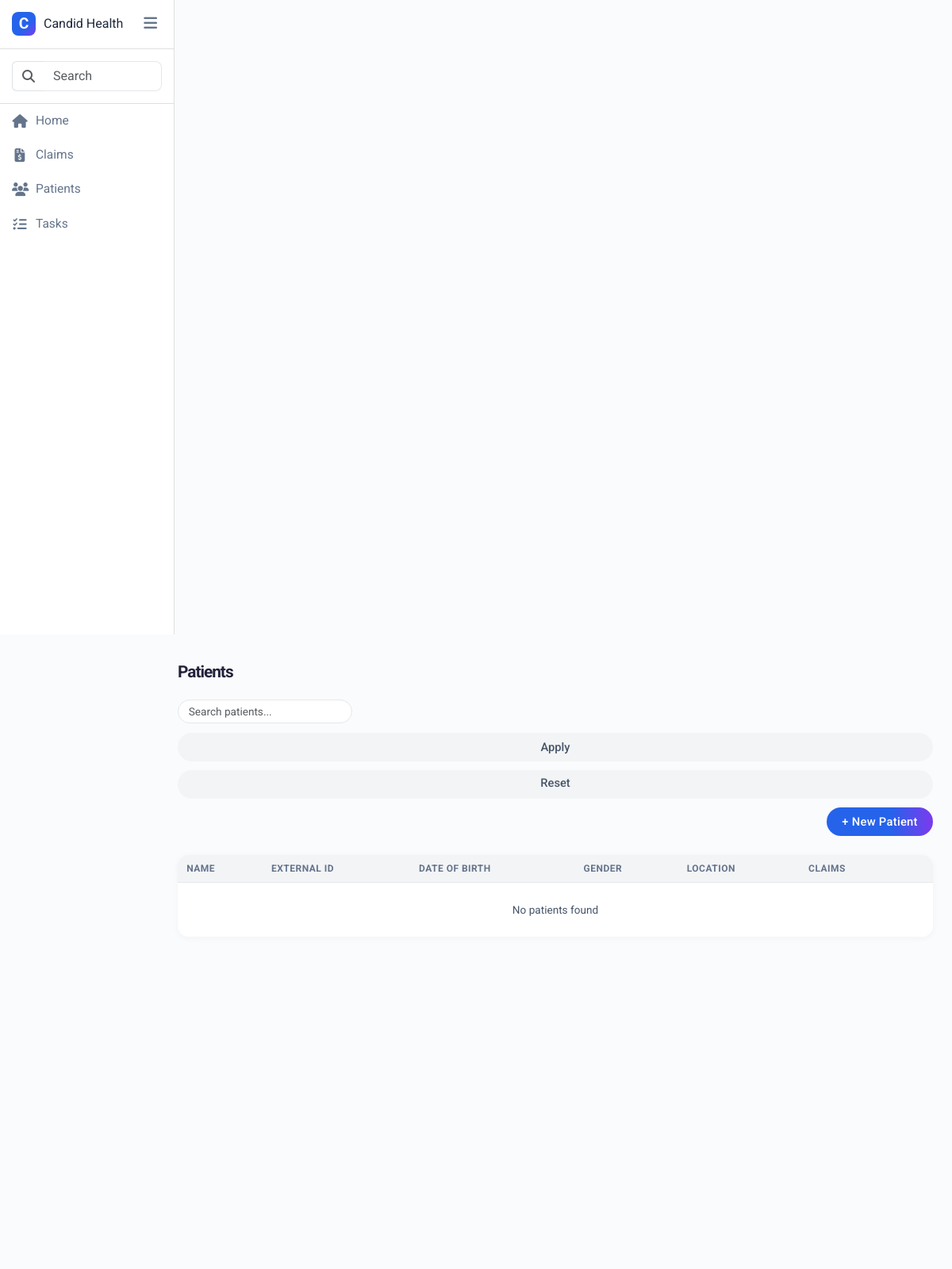
The app's page /patients/, older data.
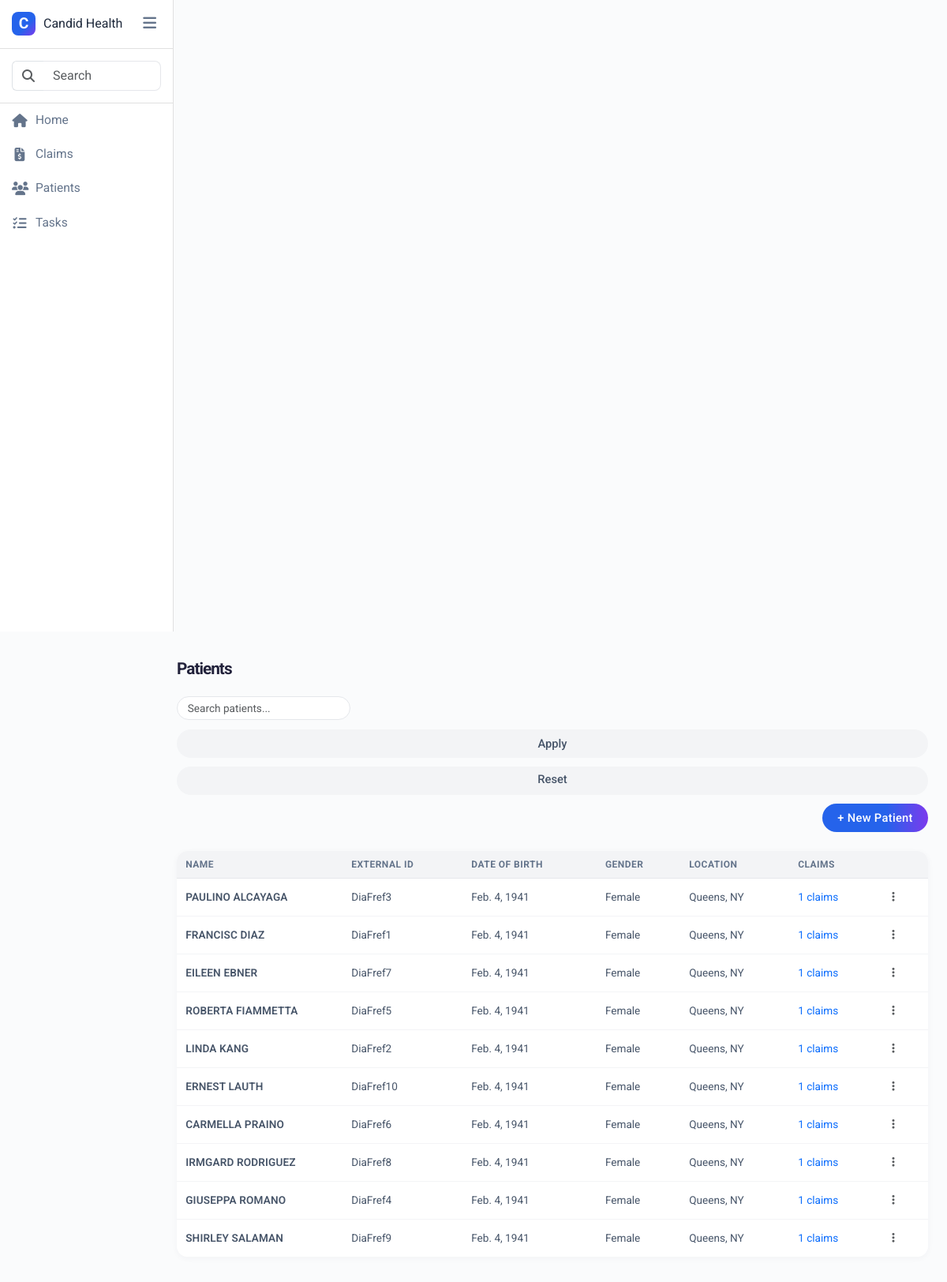
The same page, newer data.
### main/models.py (models this page shows, shortened)
class Patient(models.Model):
    first_name = models.CharField(max_length=100)
    last_name = models.CharField(max_length=100)
    address_1 = models.CharField(max_length=255)
    address_2 = models.CharField(max_length=255, blank=True)
    city = models.CharField(max_length=100)
    state = models.CharField(max_length=2)
    zip_code = models.CharField(max_length=10)
    zip_plus_4 = models.CharField(max_length=4, blank=True)
    date_of_birth = models.DateField()
    gender = models.CharField(max_length=10)
    external_patient_id = models.CharField(max_length=100, unique=True, editable=False)

### main/views.py (the view)
# urls.py: path('patients/', views.patients, name='patients'),
def patients(request):
    logger.info("Processing patients view")
    patients = Patient.objects.annotate(
        claim_count=Count('claim')
    ).order_by('last_name', 'first_name')
    logger.info(f"Found {patients.count()} patients")
    return render(request, 'main/patients.html', {'patients': patients})

### main/templates/main/patients.html (shortened to what this page needs)
{% extends 'main/base.html' %}
{% block content %}
<div class="container-fluid px-0">
    <div class="patients-title">Patients</div>
    <form method="get" class="patients-filterbar mb-4">
        <input type="search" class="form-control" name="search" placeholder="Search patients...">
        <button type="submit" class="btn">Apply</button>
        <a href="?" class="btn">Reset</a>
        <button class="btn btn-primary ms-auto" style="background: linear-gradient(90deg, #2563eb 60%, #7c3aed 100%); color: #fff;">+ New Patient</button>
    </form>
    <div class="table-responsive patients-table">
        <table class="table mb-0">
            <thead>
                <tr>
                    <th>Name</th>
                    <th>External ID</th>
                    <th>Date of Birth</th>
                    <th>Gender</th>
                    <th>Location</th>
                    <th>Claims</th>
                    <th></th>
                </tr>
            </thead>
            <tbody>
                {% for patient in patients %}
                <tr>
                    <td>
                        <a href="{% url 'main:patient_detail' patient.external_patient_id %}" class="text-decoration-none" style="font-weight:600; letter-spacing:0.01em; color:#475569;">
                            {{ patient.first_name }} {{ patient.last_name }}
                        </a>
                    </td>
                    <td>{{ patient.external_patient_id }}</td>
                    <td>{{ patient.date_of_birth }}</td>
                    <td>{{ patient.gender }}</td>
                    <td>{{ patient.city }}, {{ patient.state }}</td>
                    <td>
                        <a href="#" class="text-decoration-none">
                            {{ patient.claim_count }} claims
                        </a>
                    </td>
                    <td>
                        <div class="dropdown">
                            <button class="btn btn-sm btn-link text-muted" data-bs-toggle="dropdown">
                                <i class="fas fa-ellipsis-v"></i>
                            </button>
                        </div>
                    </td>
                </tr>
                {% empty %}
                <tr>
                    <td colspan="7" class="text-center py-4">
                        <p class="mb-0">No patients found</p>
                    </td>
                </tr>
                {% endfor %}
            </tbody>
        </table>
    </div>
</div>
{% endblock %}

### main/templates/main/base.html (shortened to what this page needs)
<!DOCTYPE html>
<html lang="en">
<head>
    <link href="https://cdn.jsdelivr.net/npm/bootstrap@5.3.0-alpha1/dist/css/bootstrap.min.css" rel="stylesheet">
    <link rel="stylesheet" href="https://cdnjs.cloudflare.com/ajax/libs/font-awesome/6.4.0/css/all.min.css">
</head>
<body>
    <div class="container-fluid">
        <div class="row">
            <div class="col-auto col-md-3 col-lg-2 px-0 sidebar" id="sidebar">
                <div class="logo">
                    <div class="logo-icon">C</div>
                    <div>Candid Health</div>
                    <button class="sidebar-toggle-btn ms-auto" id="sidebarToggle" title="Toggle sidebar">
                        <i class="fas fa-bars"></i>
                    </button>
                </div>
                <div class="search-container">
                    <div class="input-group">
                        <span class="input-group-text bg-white border-end-0">
                            <i class="fas fa-search text-muted"></i>
                        </span>
                        <input type="text" class="form-control border-start-0" placeholder="Search">
                    </div>
                </div>
                <ul class="nav flex-column">
                    <li class="nav-item">
                        <a href="{% url 'main:home' %}" class="nav-link {% if request.path == '/' %}active{% endif %}">
                            <i class="fas fa-home"></i> <span>Home</span>
                        </a>
                    </li>
                    <li class="nav-item">
                        <a href="{% url 'main:claims' %}" class="nav-link {% if 'claims' in request.path %}active{% endif %}">
                            <i class="fas fa-file-invoice-dollar"></i> <span>Claims</span>
                        </a>
                    </li>
                    <li class="nav-item">
                        <a class="nav-link" href="{% url 'main:patients' %}">
                            <i class="fas fa-users"></i> <span>Patients</span>
                        </a>
                    </li>
                    <li class="nav-item">
                        <a href="{% url 'main:tasks' %}" class="nav-link {% if 'tasks' in request.path %}active{% endif %}">
                            <i class="fas fa-tasks"></i> <span>Tasks</span>
                        </a>
                    </li>
                </ul>
            </div>
            <div class="col-md-9 col-lg-10 ms-sm-auto px-md-4 main-content">
                {% block content %}{% endblock %}
            </div>
        </div>
    </div>
</body>
</html>

### main/templates/main/base.html (style rules this page uses)
body { font-family: 'Roboto', 'Open Sans', 'Lato', Arial, sans-serif; background-color: #f8fafc; color: #1e293b; }
.sidebar { min-height: 100vh; background-color: #fff; border-right: 1px solid #e0e0e0; transition: width 0.2s, min-width 0.2s; width: 220px; }
.logo { display: flex; align-items: center; padding: 15px; border-bottom: 1px solid #e0e0e0; }
.logo-icon { width: 30px; height: 30px; background: linear-gradient(135deg, #2563eb 60%, #7c3aed 100%); color: white; border-radius: 8px; display: flex; justify-content: center; align-items: center; margin-right: 10px; font-weight: 700; font-size: 1.2rem; }
.sidebar-toggle-btn { background: none; border: none; color: #64748b; font-size: 1.2rem; margin-left: 8px; cursor: pointer; transition: color 0.2s; }
.search-container { padding: 15px; border-bottom: 1px solid #e0e0e0; }
.nav-link { padding: 10px 15px; color: #64748b; display: flex; align-items: center; border-radius: 6px; font-weight: 400; font-size: 0.97rem; transition: background 0.2s, color 0.2s; }
.nav-link i { margin-right: 10px; width: 20px; text-align: center; font-size: 1.1em; }
.main-content { padding: 32px 24px; background-color: #f8fafc; min-height: 100vh; transition: margin-left 0.2s; }
.main-content { transition: margin-left 0.2s; }
.table-responsive { background-color: #fff; border-radius: 12px; box-shadow: 0 2px 8px rgba(44,62,80,0.06); }
.btn-primary { background: linear-gradient(90deg, #2563eb 60%, #7c3aed 100%); border: none; font-weight: 500; letter-spacing: 0.02em; }
.form-select, .form-control { border-radius: 8px; border: 1px solid #e5e7eb; font-size: 1em; }
th { color: #64748b; font-weight: 600; background: #f3f4f6; }
tr { transition: background 0.15s; }

### main/templates/main/patients.html (style rules this page uses)
body, .main-content { background: #fafbfc !important; }
.patients-title { font-family: 'Roboto', 'Inter', Arial, sans-serif; font-size: 1.3rem; font-weight: 700; color: #22223b; margin-bottom: 1.2rem; letter-spacing: -1px; }
.patients-filterbar { display: flex; flex-wrap: wrap; gap: 0.7rem; margin-bottom: 1.2rem; align-items: center; }
.patients-filterbar .form-select, .patients-filterbar .form-control { border-radius: 999px; background: #fff; border: 1px solid #e5e7eb; font-size: 0.85rem; color: #475569; padding: 0.2rem 0.8rem; min-width: 120px; max-width: 150px; box-shadow: none; height: 30px; }
.patients-filterbar .form-control[type="search"] { min-width: 200px; max-width: 220px; }
.patients-filterbar .btn { border-radius: 999px; font-size: 0.92rem; padding: 0.3rem 1.2rem; background: #f3f4f6; color: #475569; border: none; font-weight: 500; transition: background 0.2s; height: 36px; }
.patients-table { background: #fff; border-radius: 14px; box-shadow: 0 2px 8px rgba(44,62,80,0.04); overflow: hidden; font-size: 0.85rem; }
.patients-table th { text-transform: uppercase; font-size: 0.75rem; font-weight: 700; color: #64748b; background: #f3f4f6; letter-spacing: 0.04em; border-bottom: 1px solid #e5e7eb; padding: 0.5rem 0.7rem; }
.patients-table td { font-size: 0.85rem; color: #475569; padding: 0.5rem 0.7rem; border-bottom: 1px solid #f3f4f6; background: #fff; vertical-align: middle; white-space: nowrap; overflow: hidden; text-overflow: ellipsis; max-width: 140px; }
.patients-table tr:last-child td { border-bottom: none; }
@media (max-width: 1200px) { .patients-filterbar { flex-direction: column; align-items: stretch; } }

Row changes from the older to the newer data that the page shows:
added Patient: first_name "PAULINO", last_name "ALCAYAGA", external_patient_id "DiaFref3", date_of_birth "Feb. 4, 1941", gender "Female", city "Queens", state "NY", claim_count "1"
added Patient: first_name "FRANCISC", last_name "DIAZ", external_patient_id "DiaFref1", date_of_birth "Feb. 4, 1941", gender "Female", city "Queens", state "NY", claim_count "1"
added Patient: first_name "EILEEN", last_name "EBNER", external_patient_id "DiaFref7", date_of_birth "Feb. 4, 1941", gender "Female", city "Queens", state "NY", claim_count "1"
added Patient: first_name "ROBERTA", last_name "FIAMMETTA", external_patient_id "DiaFref5", date_of_birth "Feb. 4, 1941", gender "Female", city "Queens", state "NY", claim_count "1"
added Patient: first_name "LINDA", last_name "KANG", external_patient_id "DiaFref2", date_of_birth "Feb. 4, 1941", gender "Female", city "Queens", state "NY", claim_count "1"
added Patient: first_name "ERNEST", last_name "LAUTH", external_patient_id "DiaFref10", date_of_birth "Feb. 4, 1941", gender "Female", city "Queens", state "NY", claim_count "1"
added Patient: first_name "CARMELLA", last_name "PRAINO", external_patient_id "DiaFref6", date_of_birth "Feb. 4, 1941", gender "Female", city "Queens", state "NY", claim_count "1"
added Patient: first_name "IRMGARD", last_name "RODRIGUEZ", external_patient_id "DiaFref8", date_of_birth "Feb. 4, 1941", gender "Female", city "Queens", state "NY", claim_count "1"
added Patient: first_name "GIUSEPPA", last_name "ROMANO", external_patient_id "DiaFref4", date_of_birth "Feb. 4, 1941", gender "Female", city "Queens", state "NY", claim_count "1"
added Patient: first_name "SHIRLEY", last_name "SALAMAN", external_patient_id "DiaFref9", date_of_birth "Feb. 4, 1941", gender "Female", city "Queens", state "NY", claim_count "1"
Text that changed along with them:
text no longer shown: "No patients found"
